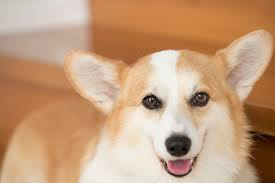
#> input picture images/dog.jpg, 275 x 183 px
$ jupyter execute --allow-errors 05_edit_image.ipynb
#> lines starting #> are read from the running program, lines starting #| are printed output that depends on the picture; after the words box and inside, x2 and y2 are one past the last pixel; in counts of white or black regions, pixels touching at a corner belong together
## 05. 이미지 조정

[cell 1]
import cv2
import numpy as np

[cell 2]
import cv2
import numpy as np

DOG_PATH = "images/dog.jpg"

### 5-1. 이미지 복사

[cell 3]
img = cv2.imread(DOG_PATH)
#> img is the input picture: shape (183, 275, 3); mean B, G, R 125.1, 157.8, 196.5
shallow_copy = img
deep_copy = img.copy()

gray = cv2.cvtColor(shallow_copy, cv2.COLOR_BGR2GRAY)

cv2.imshow("original", img)
cv2.imshow("shallow", shallow_copy)

cv2.waitKey(0)
cv2.destroyAllWindows()

### 5-2. 리사이즈

[cell 4]
img = cv2.imread(DOG_PATH)
# img.shape

# 고정 크기를 입력해서 조정
# dst = cv2.resize(img, (213,320))

# 비율로 조정
dst = cv2.resize(img, None, fx=2.5, fy=2.5, interpolation=cv2.INTER_LINEAR)
cubic = cv2.resize(img, None, fx=2.5, fy=2.5, interpolation=cv2.INTER_CUBIC)

cv2.imshow("dst", dst)
cv2.imshow("cubic", cubic)
cv2.waitKey(0)
cv2.destroyAllWindows()

### 실습2. 영상 리사이즈 해서 출력

[cell 5]
import cv2

FIRE_VIDEO_PATH = "videos/fire.mp4"
cap = cv2.VideoCapture(FIRE_VIDEO_PATH)

while cap.isOpened():
    ret, frame = cap.read()
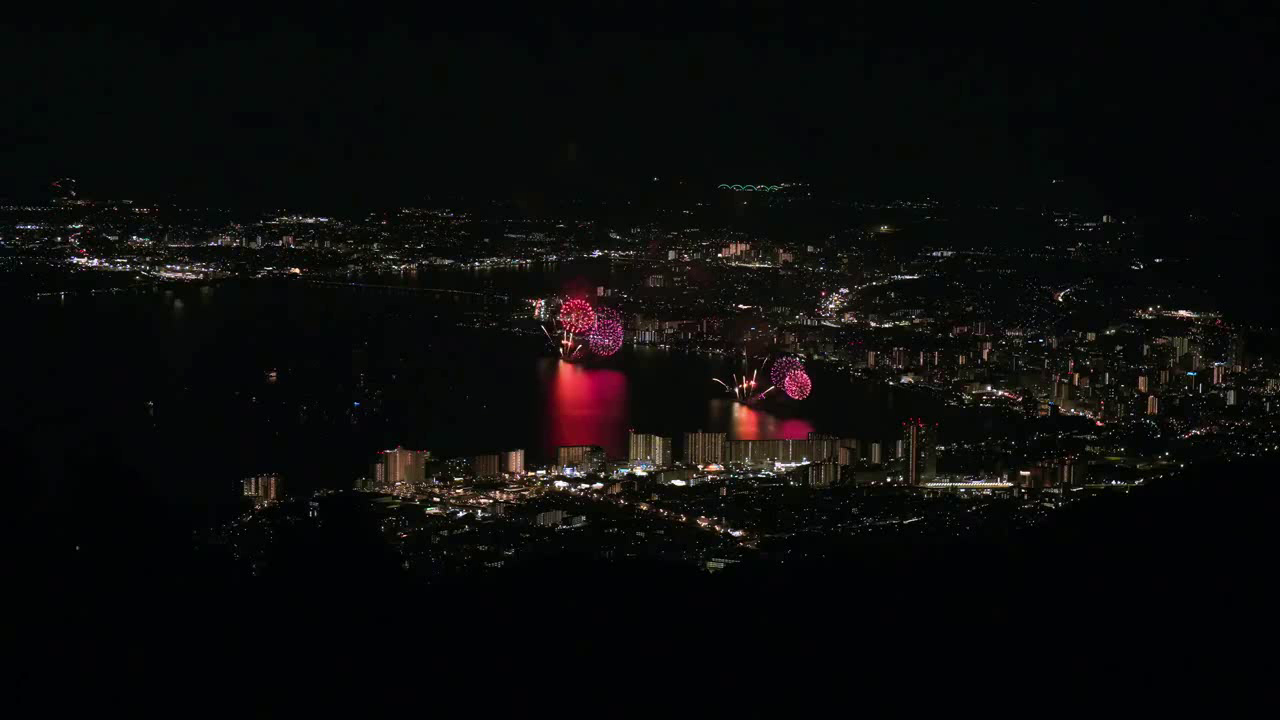
#> input picture frame 1 of output/fire.mp4, 1280 x 720 px
#> frame is the input picture: shape (720, 1280, 3); mean B, G, R 10.8, 11.1, 11.4

    if not ret:
        break

    resized_frame = cv2.resize(frame, None, fx=0.5, fy=0.5)

    cv2.imshow("Resize_Video", resized_frame)

    if cv2.waitKey(60) == ord("q"):
#> (key q is pressed here)
        break

cap.release()
cv2.destroyAllWindows()

[cell 6]
img = cv2.imread(DOG_PATH)

size_up = cv2.pyrUp(img)
size_down = cv2.pyrDown(img)

cv2.imshow("Pyr up", size_up)
cv2.imshow("origin", img)
cv2.imshow("Pyr Down", size_down)
cv2.waitKey(0)
cv2.destroyAllWindows()

### 5-3. 이미지 자르기

[cell 7]
img = cv2.imread(DOG_PATH)
# print(img.shape)
cropped = img[100:180, 200:270]
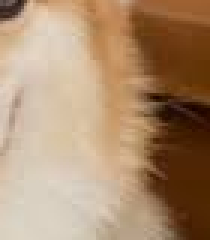
#> cropped: shape (80, 70, 3) (shown 3 times larger); mean B, G, R 112.4, 141.8, 172.2

cv2.imshow("Dog", img)
cv2.imshow("Dog cropped", cropped)

cv2.waitKey(0)
cv2.destroyAllWindows()

[cell 8]
img = cv2.imread(DOG_PATH)

cropped = img[100:180, 200:270]
img[100:180, 190:260] = cropped
#> img: shape (183, 275, 3); 11.04% of pixels changed, all inside (x1, y1, x2, y2) = (190, 100, 260, 180)


cv2.imshow("Dog", img)
cv2.imshow("Dog cropped", cropped)
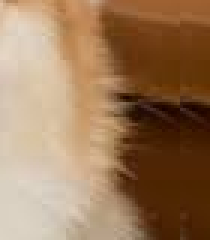
#> window 'Dog cropped': shape (80, 70, 3) (shown 3 times larger); mean B, G, R 90.4, 122.1, 155.9

cv2.waitKey(0)
cv2.destroyAllWindows()

### 5-4 이미지 대칭
- 'flipcode > 0' : 좌우 반전(y축 반전)
- 'flipcode == 0' : 상하 반전(x축 반전)
- 'flipcode < 0' : 상하좌우 반전

[cell 9]
img = cv2.imcount(DOG_PATH)

dst_1 = cv2.flip(img, 1)
dst_2 = cv2.flip(img, 0)
dst_3 = cv2.flip(img, -1)

cv2.imshow("img", img)
cv2.imshow("dst_1", dst_1)
cv2.imshow("dst_1", dst_2)
cv2.imshow("dst_1", dst_3)


cv2.waitKey()
cv2.destroyAllWindows()

### 실습3. 이미지 조정

[cell 10]
import cv2

# 이미지 경로 설정
IMAGE_PATH = "images/hanni.jpg"  # 여기에 이미지 파일 경로를 입력하세요

# 이미지 읽기
img = cv2.imread(IMAGE_PATH)
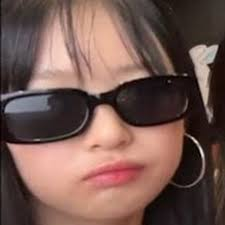
#> input picture images/hanni.jpg, 225 x 225 px
#> img is the input picture: shape (225, 225, 3); mean B, G, R 81.1, 88.2, 116.9

# 이미지 크기 축소 (가로, 세로 1/2)
img2 = cv2.resize(img, None, fx=0.5, fy=0.5)

# 축소된 이미지 좌우 반전
img3 = cv2.flip(img2, 1)

# 원본 이미지에 반전된 이미지 삽입
img[img.shape[0] - img3.shape[0]:img.shape[0], img.shape[1] - img3.shape[1]:img.shape[1]] = img3

# 결과 출력
cv2.imshow("Result", img)
cv2.waitKey(0)
cv2.destroyAllWindows()

[cell 11]
import cv2

IMAGE_PATH = "images/hanni.jpg"

dst = cv2.pyrDown(img)
#> dst: shape (113, 113, 3)
dst = cv2.flip(dst,1)
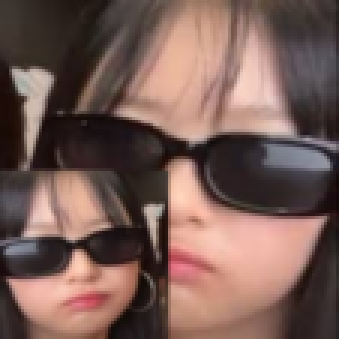
#> dst: shape (113, 113, 3) (shown 3 times larger); mean B, G, R 85.8, 92.6, 119.8

iheight, iwidth, ichannel = img.shape
#> iheight = 225; iwidth = 225; ichannel = 3
dheight, dwidth, dchannel = dst.shape
#> dheight = 113; dwidth = 113; dchannel = 3

img[iheight-dheight:iheight, iwidth-dwidth:iwidth] = dst

cv2.imshow("img", img)
cv2.waitKey(0)
cv2.destroyAllWindows()

[cell 12]
img = cv2.imread(IMAGE_PATH)

blue, green, red = cv2.split(img)
print(blue, green, red)
#> (printed output is left out)

cv2.imshow("Blue", blue)
cv2.imshow("Green", green)
cv2.imshow("Red", red)

cv2.waitKey(0)
cv2.destroyAllWindows()

[cell 13]
img = cv2.imread(IMAGE_PATH)

blue, green, red = cv2.split(img)
merged_image = cv2.merge([blue,green,red])
cv2.imshow("merged", merged_image)

cv2.waitKey(0)
cv2.destroyAllWindows()

### 5-4. 이미지 색상 변경

[cell 14]
import cv2

img = cv2.imread(IMAGE_PATH)
gray = cv2.cvtColor(img, cv2.COLOR_BGR2GRAY)
#> gray: shape (225, 225)
rgb = cv2.cvtColor(img, cv2.COLOR_BGR2RGB)

cv2.imshow("gray", gray)
cv2.imshow("rgb", rgb)

cv2.waitKey(0)
cv2.destroyAllWindows()

### 실습4. 이미지 흑백 반전

#> (a cell that did not finish here is left out)

### 5-5 이미지 흐리기(GaussianBlur)

[cell 16]
img = cv2.imread(IMAGE_PATH)

# 커널을 사용하는 방식
# (3,3) (5,5) (7,7)을 주로 사용
kernel_3 = cv2.GaussianBlur(img, (3,3), 0)
kernel_5 = cv2.GaussianBlur(img, (5,5), 0)
kernel_7 = cv2.GaussianBlur(img, (7,7), 0)

cv2.imshow("kernel_3", kernel_3)
cv2.imshow("kernel_5", kernel_5)
cv2.imshow("kernel_7", kernel_7)

cv2.waitKey(0)
cv2.destroyAllWindows()

[cell 17]
import cv2

img = cv2.imread(IMAGE_PATH)

# 표준편차를 사용하는 방식

sigma_3 = cv2.GaussianBlur(img, (0,0), 1)
sigma_5 = cv2.GaussianBlur(img, (0,0), 2)
sigma_7 = cv2.GaussianBlur(img, (0,0), 3)

cv2.imshow("sigma_3", sigma_3)
cv2.imshow("sigma_5", sigma_5)
cv2.imshow("sigma_7", sigma_7)

cv2.waitKey(0)
cv2.destroyAllWindows()

### 5-6. 이미지 회전
- rotateCode
 - 'cv2.ROTATE_90_CLOCKWISE' : 시계방향 90도 회전
 - 'cv2.ROTATE_180' : 180도 회전
 - 'cv2.ROTATE_90_COUNTERCLOCKWISE' : 반시계방향 90도 회전

[cell 18]
import cv2

img = cv2.imread(IMAGE_PATH)

dst_90 = cv2.rotate(img,cv2.ROTATE_90_CLOCKWISE)
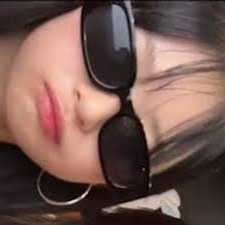
#> dst_90: shape (225, 225, 3); mean B, G, R 81.1, 88.2, 116.9
dst_180 = cv2.rotate(img,cv2.ROTATE_180)
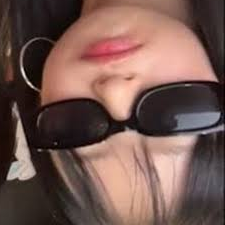
#> dst_180: shape (225, 225, 3); mean B, G, R 81.1, 88.2, 116.9
dst_90_counter = cv2.rotate(img, cv2.ROTATE_90_COUNTERCLOCKWISE)
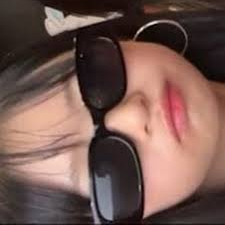
#> dst_90_counter: shape (225, 225, 3); mean B, G, R 81.1, 88.2, 116.9

cv2.imshow("dst_90", dst_90)
cv2.imshow("dst_180", dst_180)
cv2.imshow("dst_90_counter", dst_90_counter)

cv2.waitKey(0)
cv2.destroyAllWindows()

[cell 19]
# affine 변환 사용

import cv2
import numpy as np
import math

img = cv2.imread("IMAGE_PATH")
rad = 20 * math.pi / 180
affine = np.array([[math.cos(rad), -math.sin(rad), 0],[math.sin(rad), math.cos(rad), 0]], dtype=np.float32)
#> (the rest of this cell did not finish here and is left out)

### 복습

[cell 20]
import cv2
import numpy as np

[cell 21]
import cv2
import numpy as np
img = np.zeros((400,600,3), dtype=np.uint8)
img[100:200, 300:400] =  (255,255,255)
cv2.imshow("img", img)
cv2.waitKey(0)
cv2.destroyWindow()

[cell 22]
img = np.zeros((400,600,3), dtype=np.uint8)
cv2.line(img, (100,100),(300,300), (255,0,0), 5, cv2.LINE_AA)
cv2.circle(img, (200,300), 50, (0,255,0), cv2.FILLED)
#> img: shape (400, 600, 3)
cv2.rectangle(img,(150,150), (250,250), (0,0,255), 10)
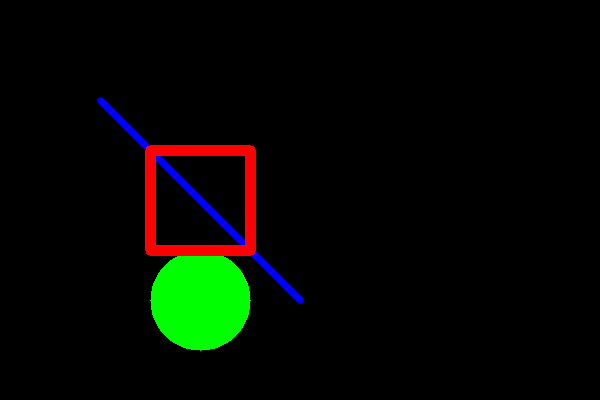
#> img: shape (400, 600, 3); mean B, G, R 2, 8.2, 4.6

cv2.imshow("img", img)
cv2.waitKey(0)
cv2.destroyWindow()

[cell 23]
img = np.zeros((400,600,3), dtype=np.uint8)
cv2.putText(img, "Hello world", (50,50), cv2.FONT_HERSHEY_TRIPLEX | cv2.FONT_ITALIC, 2, (255,255,0), 2)

cv2.imshow("img", img)
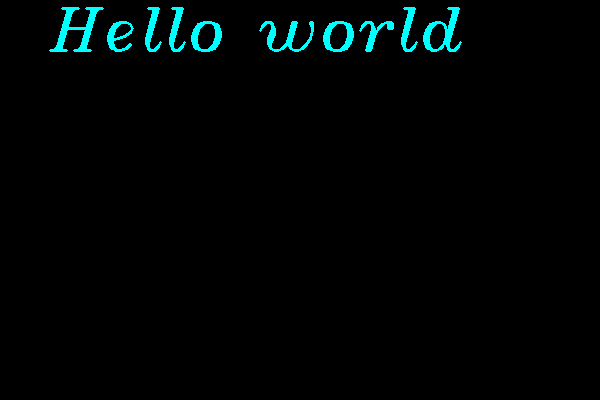
#> window 'img': shape (400, 600, 3); mean B, G, R 4.8, 4.8, 0
cv2.waitKey(0)
cv2.destroyWindow()

[cell 24]
img = cv2.imread("images/hanni.jpg")
dst = cv2.resize(img, None, fx=1.5, fy=1.5)
#> dst: shape (338, 338, 3)

cv2.imshow("img", dst)
cv2.waitKey(0)
cv2.destroyWindow()

[cell 25]
import cv2
import numpy as np
img = cv2.imread("images/hanni.jpg")

affine = cv2.getRotationMatrix2D((img.shape[1]/2, img.shape[0]/2), -60, 1)
cv2.warpAffine(img, affine, (img.shape[1], img.shape[0]))

cv2.imshow("img", dst)
cv2.waitKey(0)
cv2.destroyWindow()
